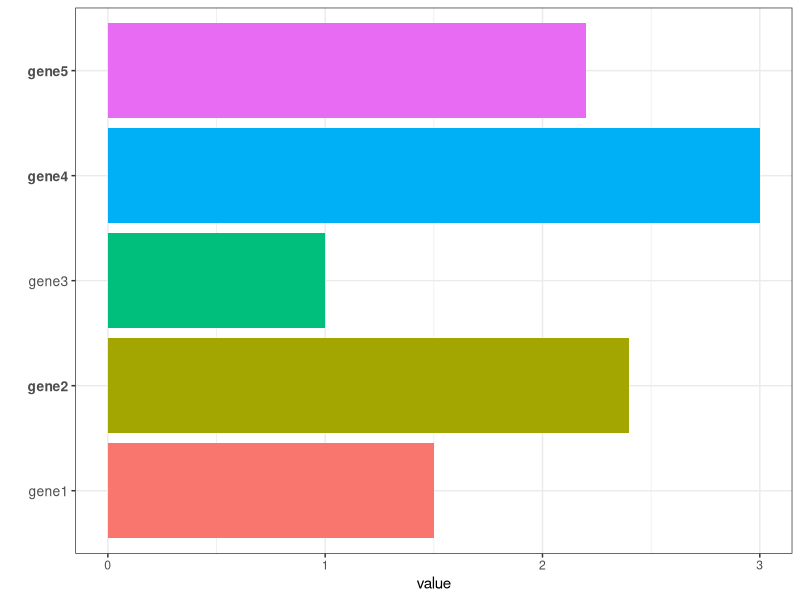

Write the R code that produced this figure.
## ---- chunk 1
library(ggplot2)
library(tidyr)
## ---- chunk 2
colorado <- function(src, boulder) {
  if (!is.factor(src)) src <- factor(src)                   # make sure it's a factor
  src_levels <- levels(src)                                 # retrieve the levels in their order
  brave <- boulder %in% src_levels                          # make sure everything we want to make bold is actually in the factor levels
  if (all(brave)) {                                         # if so
    b_pos <- purrr::map_int(boulder, ~which(.==src_levels)) # then find out where they are
    b_vec <- rep("plain", length(src_levels))               # make'm all plain first
    b_vec[b_pos] <- "bold"                                  # make our targets bold
    b_vec                                                   # return the new vector
  } else {
    stop("All elements of 'boulder' must be in src")
  }
}

## ---- chunk 3
name <- c("gene1","gene2","gene3","gene4","gene5")
value <- c(1.5,2.4,1.0,3.0,2.2)
df <- data.frame(name,value)
df
## ---- chunk 4
bold_genes <- unique(as.vector(subset(df,value>=2.0)$name))
## ---- chunk 5
ggplot(df) +
	geom_col(aes(x=name,y=value,fill=name)) +
	theme_bw() +
	theme(axis.text.y=element_text(face=colorado(df$name, bold_genes),size=10)) +
	scale_fill_discrete(guide=F) +
	xlab("") +
	coord_flip()
